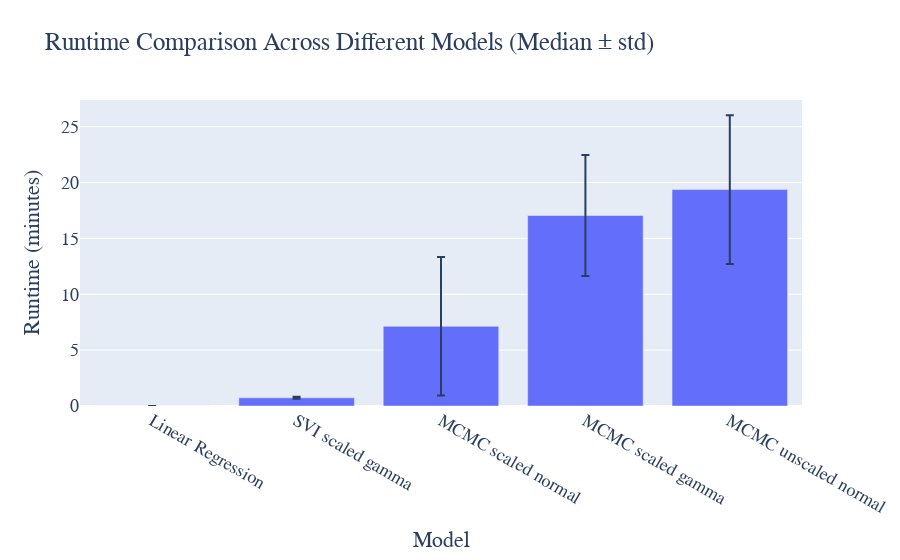

Notebook cell for this chart:
### Code cell
import plotly.graph_objects as go
models = grouped_runtime_df['model']

fig = go.Figure(data=[
    go.Bar(x=models, 
           y=np.round(grouped_runtime_df['value']['median']/60.0, 2), 
           error_y={"array":np.round(grouped_runtime_df['value']['std']/60.0, 2)})
])
# Change the bar mode
fig.update_layout(barmode='group', 
                  title_text="Runtime Comparison Across Different Models (Median ± std)",#'Runtime Comparison across Different Models',
                  xaxis_title="Model",
                  yaxis_title="Runtime (minutes)",
                  font=dict(
                      family="Courier New, monospace",
                      size=18)
                 )
fig.write_html('images/runtimes.html')
fig.show()

### Figure 1 — Plotly figure (JSON) as saved in the notebook; plotly's stock layout.template omitted (floating-point values rounded to 4 significant figures)
{"data": [{"error_y": {"array": [0, 0.09, 6.2, 5.42, 6.65]}, "type": "bar", "x": ["Linear Regression", "SVI scaled gamma", "MCMC scaled normal", "MCMC scaled gamma", "MCMC unscaled normal"], "y": [0, 0.73, 7.13, 17.05, 19.37]}], "layout": {"barmode": "group", "font": {"family": "Courier New, monospace", "size": 18}, "title": {"text": "Runtime Comparison Across Different Models (Median ± std)"}, "xaxis": {"title": {"text": "Model"}}, "yaxis": {"title": {"text": "Runtime (minutes)"}}}}
